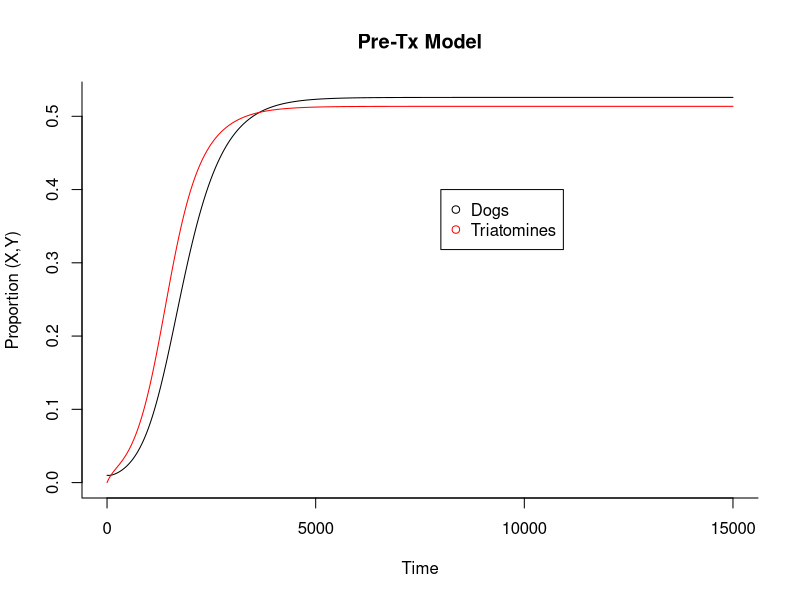
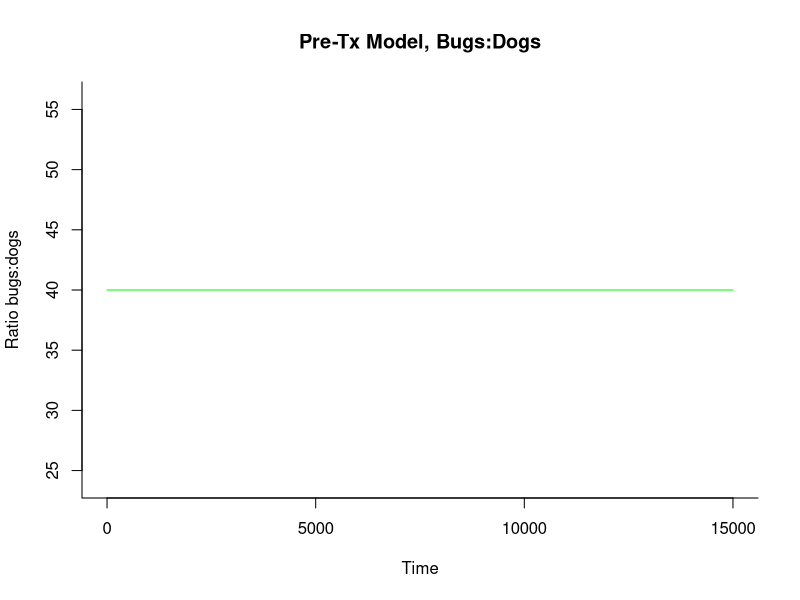
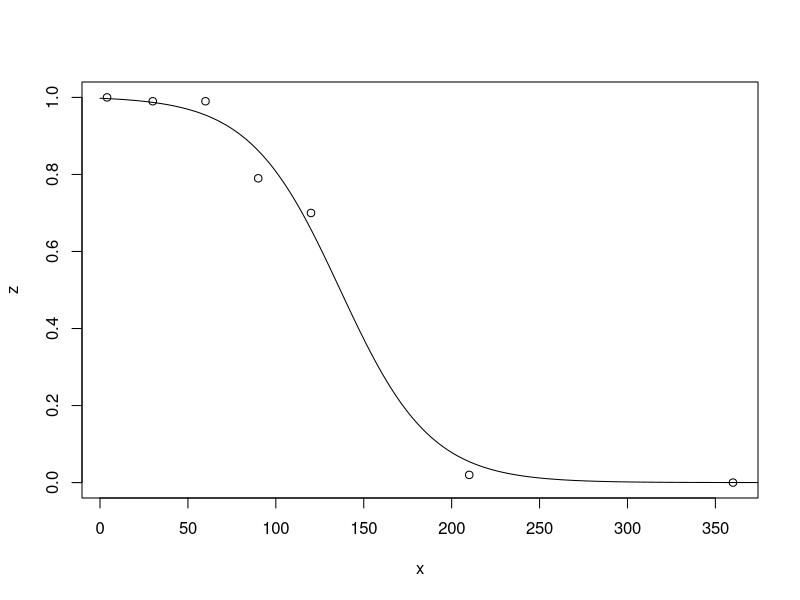
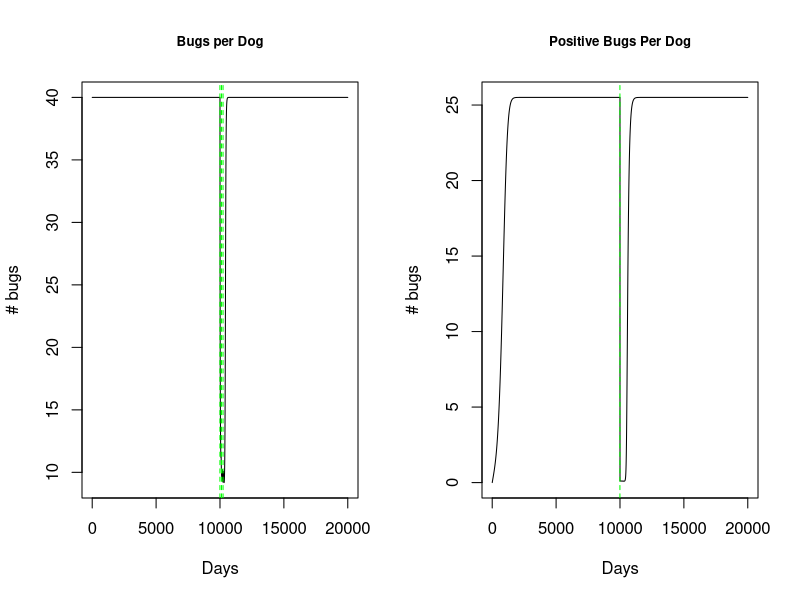
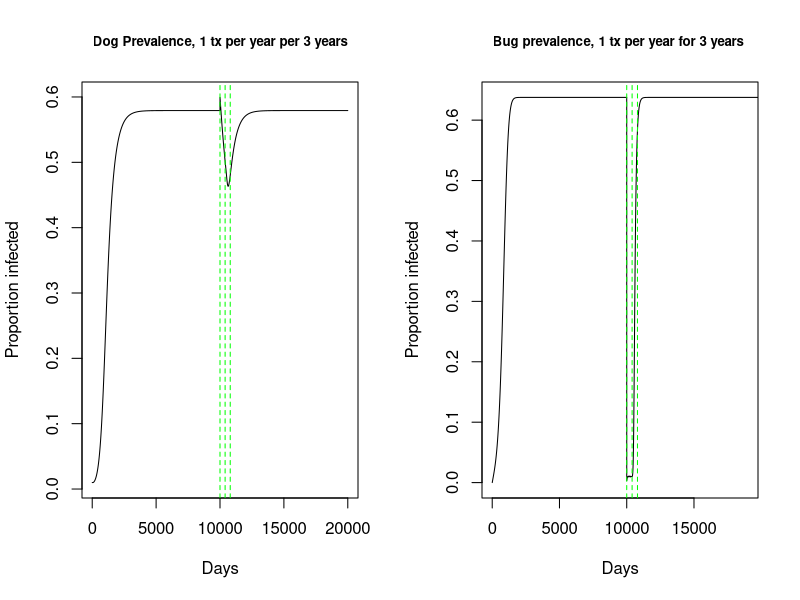

These charts were generated, in order, by the following R code:
library(deSolve)
library(zeallot)

#======================================================================
#  I. Model One: Bugs and Dogs transmission dynamics pre-fluralaner tx:
#       - jr added in dm to see how model 2 would look prior to treatment and determine when X and Y reach equilibrium
#       - X doesn't reach equilibrium until after 10000 days
#       - Model one and has been combined with model 2, just here for reference.
#======================================================================


#=============================================
# Transmission dynamics for dogs and bugs pre-fluralaner tx
#     Parameters
#
#		Y is the proportion of triatomines infected 
#		X is the proportion of dogs infected 
#		a is expected number of bites on dogs per triatomine (1/14)
#		m is equilibrium triatomine density per dog
#		n is length of incubation period in insects (45), 
#		b is the transmission efficiency from infectious triatomines to susceptible dog, through biting (0.00068)
#		c is the probability of infection of an uninfected triatomine by biting an infectious dog (0.49, or 0.28- halfed to account for cyclic parasitemia)
#   r is daily force of infected dog mortality 1/(365*3)=0.0009
#   g is the daily probability of bug mortality

#=============================================

RM <- function(time, state, parameters) 
{
  with(
    as.list(c(state, parameters)), 
    {
      dX <- m*a*b*Y*(1-X)-r*X   
      dY <- a*c*X*(exp(-g*n)-Y)-(g*Y)
      dm <- (R*(1-m/K)*m )
      return(list(c(dX, dY, dm)))
    }
  )
}

#=============================================
#  Run the model
#=============================================

init <- c(X = 0.01, Y = 0, m= 40)
parameters <- c(a=1/14, b=0.00068, m=40, n=45, g=0.005, c=0.24, r=0.0009, K = 40, R= 0.09)
times <- seq(0, 15000, by = 1)
out <- as.data.frame(ode(y = init, times = times, func = RM, parms = parameters))
RESULTS<-data.frame(out$X,out$Y)
RESULTSm <-data.frame(out$m)



#=============================================
#  Plot results
#=============================================

#========Proportion dogs and bugs infected===
matplot(times, RESULTS, type = "l", xlab = "Time", ylab = "Proportion (X,Y)", main = "Pre-Tx Model", lwd = 1, lty = 1, bty = "l", col = c("black","red"))
legend(8000, .4, c("Dogs", "Triatomines"), pch = 1, col = c("black","red"))

#========Ratio of bugs:dogs===
matplot(times, RESULTSm, type = "l", xlab = "Time", ylab = "Ratio bugs:dogs", main = "Pre-Tx Model, Bugs:Dogs", lwd = 1, lty = 1, bty = "l", col = "green")
legend(8000, .4, c("Bugs:Dogs"), pch = 1, col = c("green"))


#==========================================================================
#  II. Model Two: Bugs and Dogs transmission dynamics after fluralaner tx
#==========================================================================

#=============================================
#   estimate parameter z, percent of bugs that die after feeding on treated dogs, from data in Laino et al. 2019 https://www.ncbi.nlm.nih.gov/pubmed/30981313
#	 	x = days post fluralaner treatment
#		y = percentage of bugs that died after feeding on treated dogs (5th stage pyrethroid resistant instars) NOT USED
#		z = percentage of bugs that died after feeding on treated dogs (5th stage suceptible instars) USED 
#=============================================


#Initial vectors for days post treatment, % killed
x <- c(4, 30, 60, 90, 120, 210, 360) #days post treatment
y <- c(0.99, 1.0, 1.0, 0.47, 0.49, 0, 0)  #% killed
z <- c(1.0, 0.99, 0.99, 0.79, 0.7, 0.02, 0) #% killed



plot(z ~ x)


#=============================================
#  fit data with logistic curve
#       -using % dead 5th stage suceptible bugs against days post fluralaner tx
# 		-fit2 stores fitted values
#		-plot to check fit
#		-extract fit values using equation y = Asym / (1 + exp((xmid - input) / scal))
#=============================================
fit2 <- nls(z ~ SSlogis(x, Asym, xmid, scal), data = data.frame(x, z))
summary(fit2)

lines(seq(0, 400, length.out = 400),
      predict(fit2, newdata = data.frame(x = seq(0.5, 400, length.out = 400))))

Asym<-summary(fit2)$parameters[1,1]
xmid<-summary(fit2)$parameters[2,1]
scal<-summary(fit2)$parameters[3,1]


#=============================================
#     Parameters
#
#		Y - the proportion of triatomines infected 
#		X - the proportion of dogs infected 
#		a is expected number of bites on dogs per triatomine (1/14)
#		m is equilibrium triatomine density per dog
#		n is length of incubation period in insects (45), 
#		g is the daily force of triatomine mortality, mzl at K, the carrying capacity  
#		b is the transmission efficiency from infectious triatomines to susceptible dog, through biting (0.00068)
#		c is the probability of infection of an uninfected triatomine by biting an infectious dog
#   k is the probabilty of tranmission through oral ingestion of vectors (0.1)
#   r is daily force of infected dog mortality:   1.38/1460= 0.0009
#   p is probability dog eats the bug (to be varied)
#   R is maximum birthrate (estimate from T. brasiliensis)
#   K is carrying capacity of vectors per dog
#=============================================

getEq<-function(a=1/14, b=.00068, m=40, n=45, g=.005, c=.28, r=1/(3*365), yonly=F)
{
  R0 <- (m*(a^2)*b*c*exp(-g*n)) / (r*g)
  S<-a/g
  Xeq<-(R0-1)/(R0+(c*S))
  Yeq<-((a*c*Xeq)/(g+a*c*Xeq))*exp((-g*n))
  togo<-c(R0,Xeq,Yeq)
  
  if(yonly==F) return(togo)
  if(yonly==T) return(Yeq)
}

getEq2<-function(a=1/14, b=.00068, m=40, n=45, g=.005, c=.28, r=1/(3*365), yonly=F)
{
  R0 <- (m*(a^2)*b*c*exp(-g*n)) / (r*g)
  S<-a/g
  Xeq<-(R0-1)/(R0+(c*S))
  Yeq<-((a*c*Xeq)/(g+a*c*Xeq))*exp((-g*n))
  togo<-c(R0,Xeq,Yeq)
  return(c(R0, Xeq, Yeq))

}

getEq3<-function(a, b, m, n, g, c, r)
{
  R0 <- (m*(a^2)*b*c*exp(-g*n)) / (r*g)
  S<-a/g
  Xeq<-(R0-1)/(R0+(c*S))
  Yeq<-((a*c*Xeq)/(g+a*c*Xeq))*exp((-g*n))
  togo<-c(R0,Xeq,Yeq)
  return(c(R0, Xeq, Yeq))
  
}

RMequil <- getEq3(a=1/14, b=.00068, m=40, n=45, g=.005, c=.28, r=1/(3*365))

RMequil[2]
RMequil[3]

#=============================================
#   force the time dependent covariate 
#       z is the probability of death from Fluralaner per bite
#       jr added code to apply more than one treatment
#       jr added function for implementing treatments at different times
#=============================================

times <- seq(0, 20000, by = 1)
signal <- data.frame(times = times, import = rep(0, length(times)))


trt2.function <- function(fit2, trt.days, signal) {
  Asym<-summary(fit2)$parameters[1,1]
  xmid<-summary(fit2)$parameters[2,1]
  scal<-summary(fit2)$parameters[3,1]
  trt.start <- trt.days
  trt.end <- c(trt.start + 400)
  trt.segments <- unlist(Map(':', trt.start, trt.end))
  time.segments <- rep(0:401, times=length(trt.start)) 
  signal$import[trt.segments] = (Asym / (1 + exp((xmid - times[time.segments]) / scal)))  
  return(signal)
}

#Input number of days and times to implement treament
trt.days <- c(10000,10090,10180,10270) 
out <-trt2.function(fit2, trt.days, signal)


input <- approxfun(out, rule = 2)


#=============================================
#   model importing z from the above
#.    -added density dependent mortality g*(1-m/K) for bugs
#     -Code without density dependent death rate and birthrate for dogs 
#         
#=============================================

RMTx2 <- function(times, stateTx2, parametersTx2)   
{
  with(
    as.list(c(stateTx2, parametersTx2)), 
    {
      z <- input(times)
      dX <- ((m*a*b*Y)+(p*k*(a*m*z*Y)))*(1-X)-r*X #jr added density dependent mortality   #dx: change in proportion of infected dogs.  Vectorial transmission is the first term (m*a*b*Y), oral transmission the second (k*q*Y)
      dY <- a*c*X*(exp(-g*n)-Y)-((g*(1-m/K)*Y)+(m*a*z*Y)) #dx: change in proportion of infected bugs.  mzl added density dependent mortality
      dm <- ((R*(1-m/K)*m )+(-m*a*z)) #where the ratio of bugs: dog decreases by (-maz) and increases by logistic growth for bug population (R*(1-m/K)*m )
      return(list(c(dX, dY, dm)))
    }
  )
}

#=============================================
#  Run the model
#   -proportion of infected dogs (X) and bugs (Y) are taken from the proportions at the equilibrium of the model pre-treatment
#   -in 
#=============================================

initTx2 <- c(X = 0.01, Y= 0, m=40) 
parametersTx2 <- c(a=1/14, b=0.00068, n=45, g=0.01, c=0.28, k=.10, r= 0.0009, p=0.8, K=40, R= 0.09)
outTx2 <- as.data.frame(ode(y = initTx2, times = times, func = RMTx2, parms = parametersTx2))
#times <- seq(0, 10000, by = 1)
#timesTx2 <- seq(0, 10000, by = 1)


#=============================================
#   Plot Results
#   m     Bugs per Dog
#   X     Dog Prevalence
#   Y*m   Positive Bugs Per Dog
#   Y     Bug Prevalence
#=============================================
par(mfrow=c(1,2))
plot(outTx2$m, type='l',main='Bugs per Dog', ylab = "# bugs", xlab = "Days", cex.main=0.8)
abline(v=c(9995, 10120, 10240), col="green", lty=2)
plot(outTx2$Y*outTx2$m, type='l', main = 'Positive Bugs Per Dog', ylab = "# bugs", xlab = "Days", cex.main=0.8)
abline(v=9995, col="green", lty=2)
plot(outTx2$X, type='l', main= 'Dog Prevalence, 1 tx per year per 3 years', ylab = "Proportion infected", xlab = "Days", cex.main=0.8, xlim=c(0,20000))
abline(v=c(10000, 10400, 10800), col="green", lty=2)
plot(outTx2$Y, type='l', main = 'Bug prevalence, 1 tx per year for 3 years ', ylab = "Proportion infected", xlab = "Days", cex.main=0.8, xlim = c(0, 19000))
abline(v=c(10000, 10400, 10800), col="green", lty=2)
